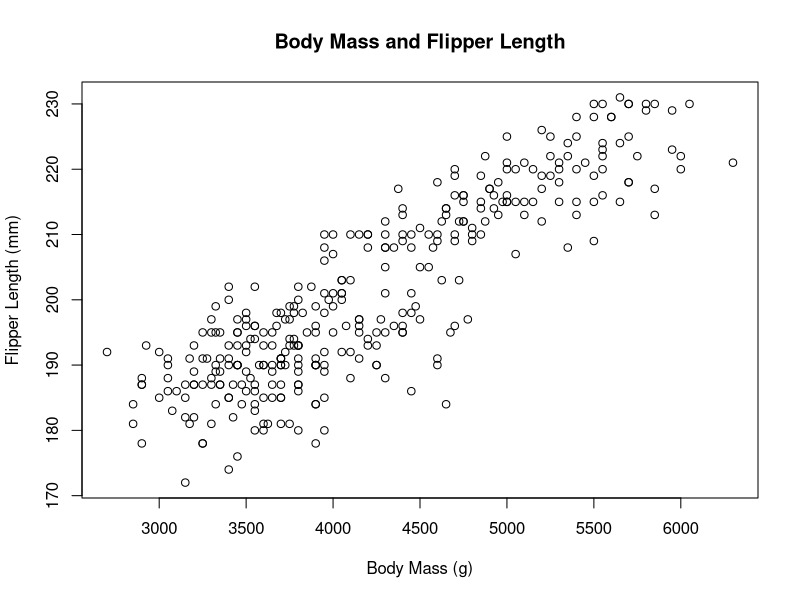
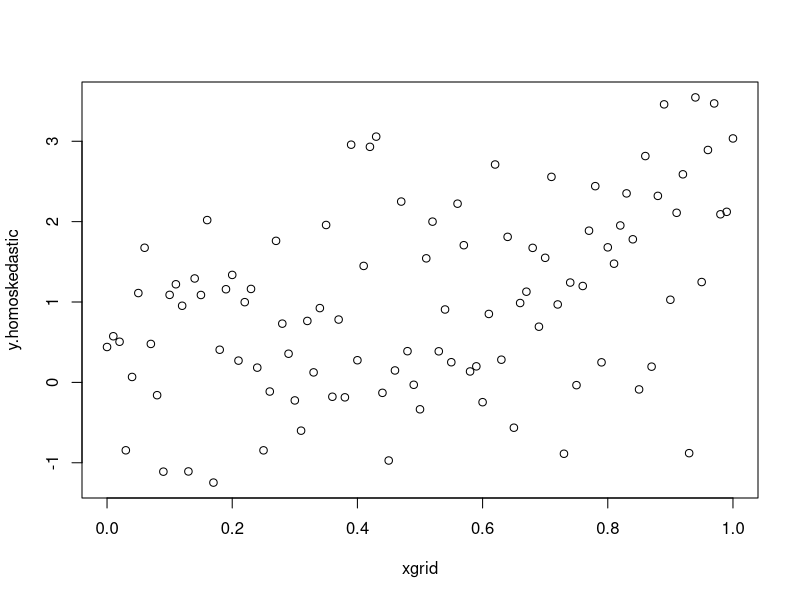
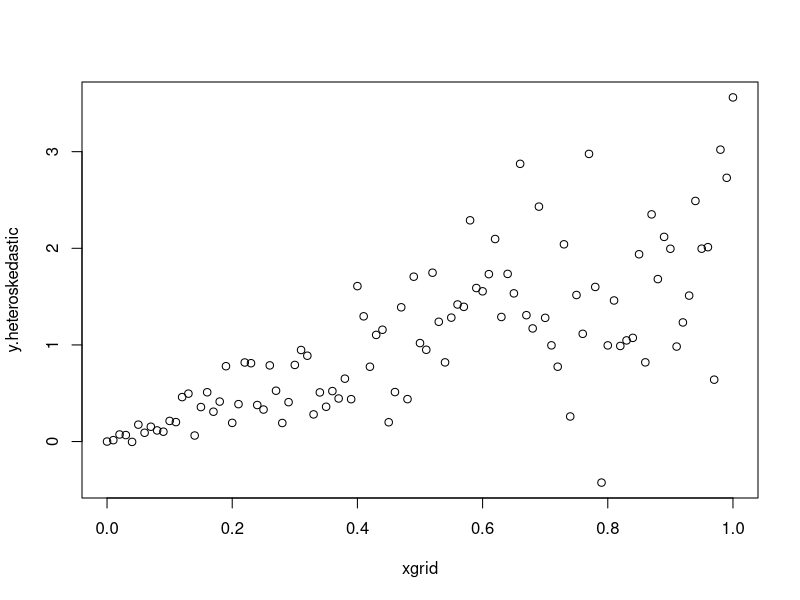
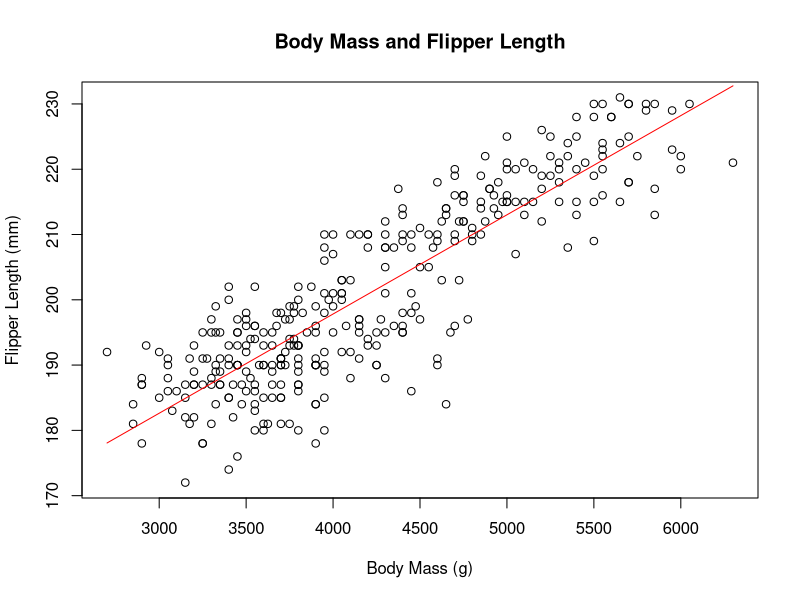
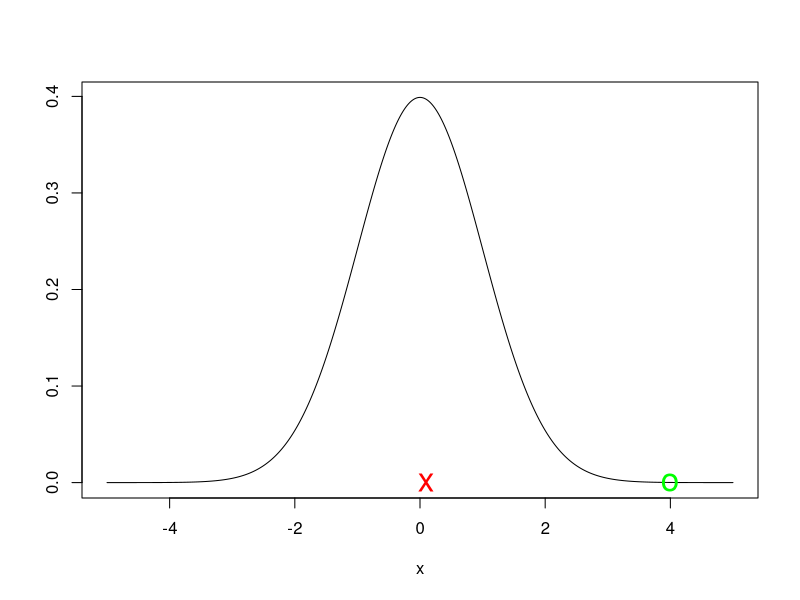
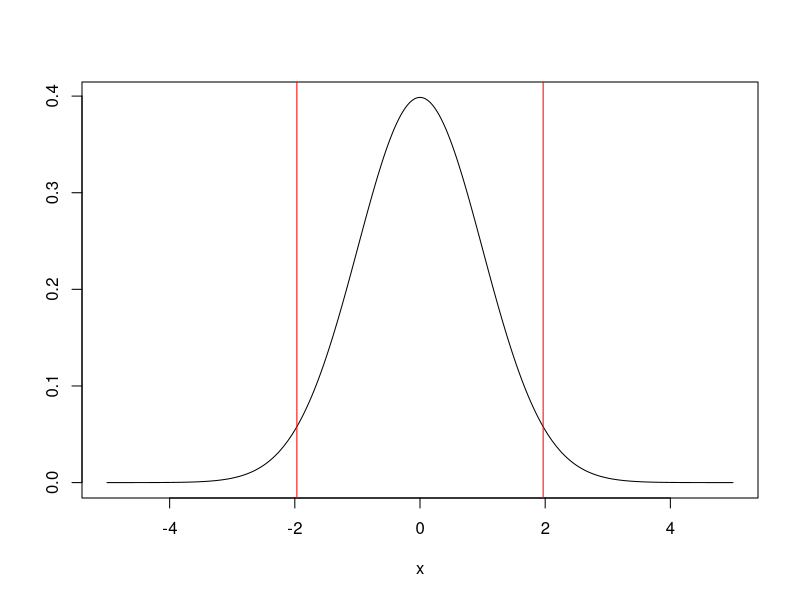
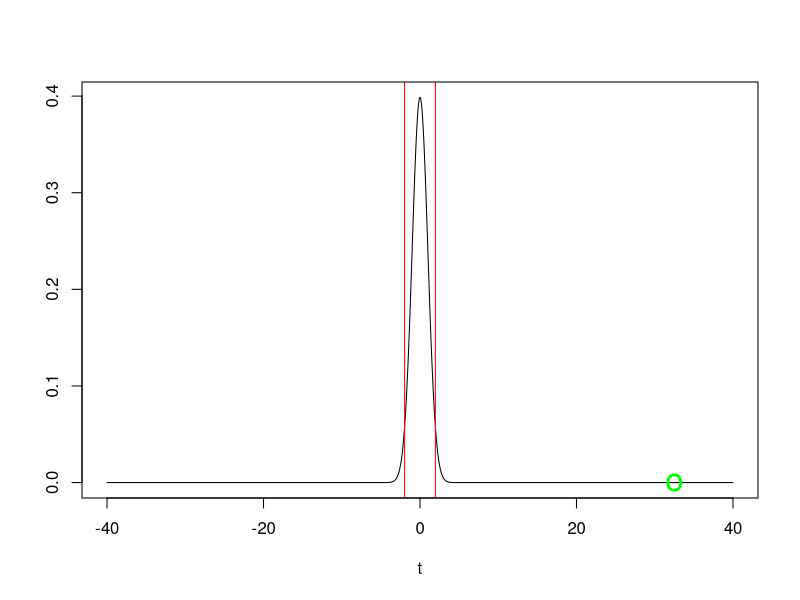
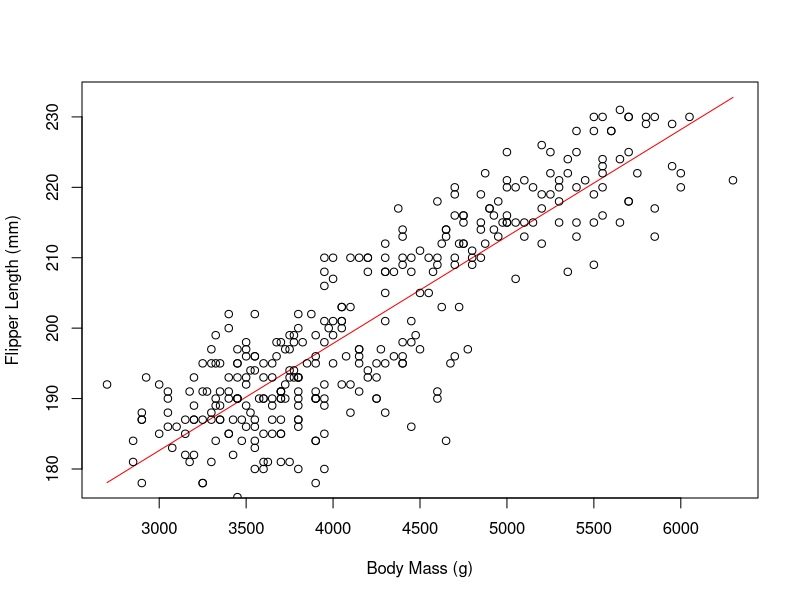

The R script that drew these images, in order:
## ---- chunk 1
knitr::opts_chunk$set(echo = TRUE)

## ---- chunk 2
library(palmerpenguins)
## ---- chunk 3
penguins
## ---- chunk 4
dat = tidyr::drop_na(penguins)
x = dat$body_mass_g
y = dat$flipper_length_mm
plot(x,y,
     main='Body Mass and Flipper Length',
     xlab='Body Mass (g)',
     ylab='Flipper Length (mm)')
## ---- chunk 5
xgrid = seq(0,1,.01)
n = length(xgrid)
y.homoskedastic = rnorm(n, 2*xgrid, 1)
y.heteroskedastic = rnorm(n, 2*xgrid, 1*xgrid)

plot(xgrid,y.homoskedastic)
plot(xgrid,y.heteroskedastic)
## ---- chunk 6
beta.1.hat = cov(x,y)/var(x)
beta.0.hat = mean(y) - beta.1.hat*mean(x)
c(beta.0.hat,beta.1.hat)
## ---- chunk 7
xgrid = seq(min(x),max(x),.01)
fit = beta.0.hat + beta.1.hat*xgrid
plot(x,y,main='Body Mass and Flipper Length',xlab='Body Mass (g)',ylab='Flipper Length (mm)')
lines(xgrid,fit,col='red')
## ---- chunk 8
x.lbs = x/454 # 454g per lb
beta.1.hat.lbs = cov(x.lbs,y)/var(x.lbs) 
beta.0.hat.lbs = mean(y) - beta.1.hat.lbs*mean(x.lbs)
c(beta.0.hat.lbs,beta.1.hat.lbs)
## ---- chunk 9
xgrid = seq(-5,5,.01)
std.norm.curve = dnorm(xgrid,0,1)
plot(xgrid,std.norm.curve, type='l',xlab='x',ylab='') #plot curve as a line, rather than series of points
points(.1,0,col='red',pch='x',cex=2)
points(4,0,col='green',pch='o',cex=2)
## ---- chunk 10
n = length(x)
xgrid = seq(-5,5,.01)
std.t = dt(xgrid,n-2)
alpha = .05
t.star = qt(1-alpha/2,df=n-2)

plot(xgrid,std.t, type='l',xlab='x',ylab='')
abline(v=t.star,col='red')
abline(v=-t.star,col='red')
## ---- chunk 11
y.hat = beta.0.hat + beta.1.hat * x
eps.hat = y - y.hat
SSE = sum( eps.hat**2 )
sigma2.hat = SSE/(n-2)
tau.hat = sqrt( sigma2.hat/sum( (x - mean(x))**2 ) )
t.hat = beta.1.hat/tau.hat
n=length(x)

t.grid = seq(-40,40,.01)
t.dist = dt(t.grid, n-2)

alpha = .05
t.star.high = qt(1-alpha/2,df=n-2)
t.star.low = -t.star.high

plot(t.grid,t.dist, type='l',xlab='t',ylab='')
abline(v=t.star.low,col='red')
abline(v=t.star.high,col='red')
points(t.hat,0,col='green',pch='o',cex=2)
print(t.hat)
## ---- chunk 12
p.val = pt(t.hat,n-2,lower.tail=FALSE) + pt(-t.hat,n-2)
p.val
## ---- chunk 13
t.quant = qt(1-alpha/2,df=n-2)
CI = c( beta.1.hat-t.quant*tau.hat, beta.1.hat+t.quant*tau.hat )
print(CI)
## ---- chunk 14
linear.model = lm(y~x)
summary(linear.model)
## ---- chunk 15
linear.model2 = lm(flipper_length_mm ~ body_mass_g, data= dat)
summary(linear.model2)
## ---- chunk 16
y.hat = predict(linear.model2)
plot(x,y.hat,type='l',col='red',xlab='Body Mass (g)',ylab='Flipper Length (mm)')
points(x,y)

## ---- chunk 17
new.dat = data.frame('body_mass_g'=c(3500,4500))
predict(linear.model2, newdata=new.dat)
